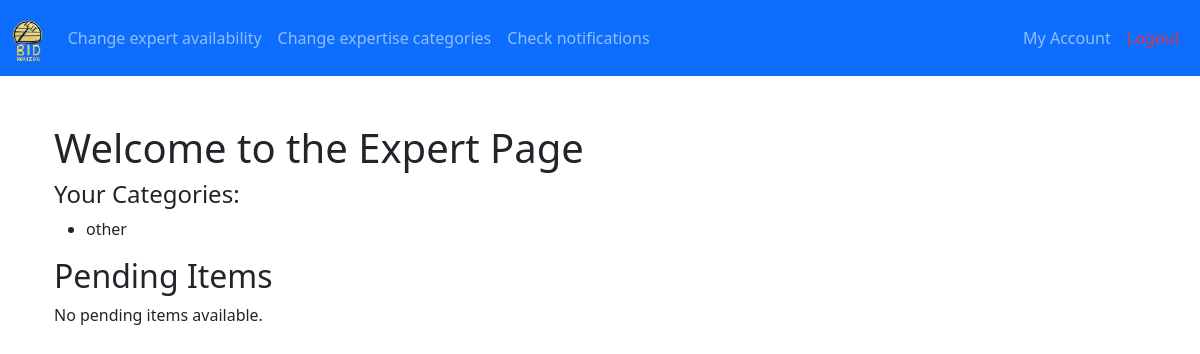
Before: /expert (signed in) with the older database file.
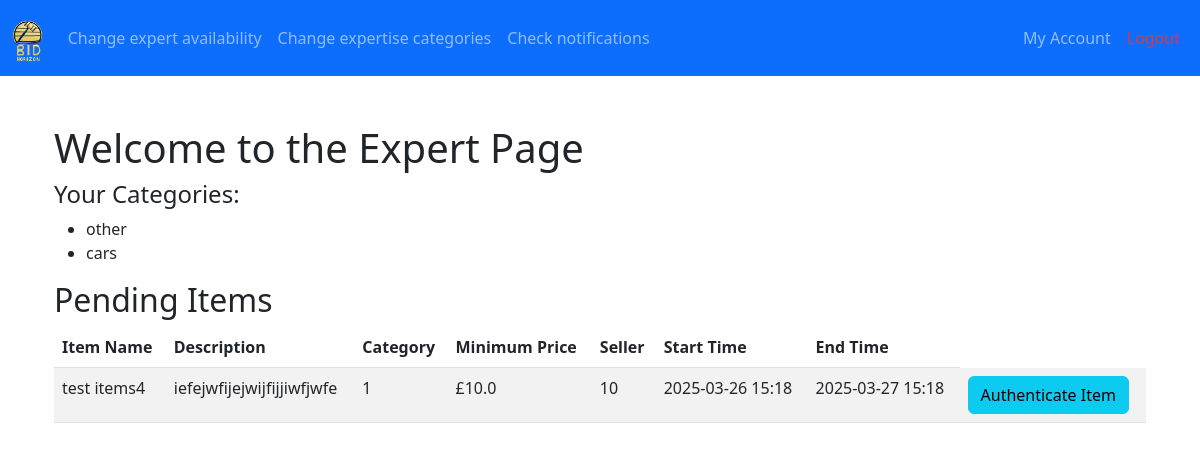
After: the same page with the newer database file.
### app/models.py (models this page shows, shortened)
class ExpertCategory(db.Model):
    __tablename__ = 'expert_categories'
    id = db.Column(db.Integer, primary_key=True)
    user_id = db.Column(db.Integer, db.ForeignKey('users.id'), nullable=False)
    category = db.Column(db.String(64), nullable=False)
    expertise_description = db.Column(db.Text)
    created_at = db.Column(db.DateTime, default=datetime.utcnow)

class Item(db.Model):
    __tablename__ = 'items'
    id = db.Column(db.Integer, primary_key=True)
    name = db.Column(db.String(128), nullable=False)
    description = db.Column(db.Text)
    category_id = db.Column(db.Integer, db.ForeignKey('categories.id'))
    minimum_price = db.Column(db.Float, nullable=False)
    current_price = db.Column(db.Float, nullable=False)
    seller_id = db.Column(db.Integer, db.ForeignKey('users.id'), nullable=False)
    winner_id = db.Column(db.Integer, db.ForeignKey('users.id'))
    status = db.Column(db.Integer, default=ItemStatus.PENDING.value)
    start_time = db.Column(db.DateTime)
    end_time = db.Column(db.DateTime, nullable=False)
    created_at = db.Column(db.DateTime, default=datetime.utcnow)
    is_authenticated = db.Column(db.Boolean, default=False)
    bids = db.relationship('Bid', backref='item', lazy='dynamic', cascade="all, delete-orphan")
    images = db.relationship('ItemImage', backref='item', lazy=True, cascade="all, delete-orphan")
    authentication_request = db.relationship('AuthenticationRequest', backref='item', uselist=False, cascade="all, delete-orphan")
    notifications = db.relationship('Notification', back_populates='item', cascade="all, delete-orphan")

### app/views.py (the view)
@views.route('/expert', methods=['GET', 'POST'])
@login_required
def expert():
    if current_user.priority != UserPriority.EXPERT.value: # Ensure only experts can access page
        flash("Access denied.", "danger")
        return redirect(url_for('views.home'))
    from sqlalchemy import or_
    pending_items = Item.query.join(AuthenticationRequest).filter(
        AuthenticationRequest.expert_id == current_user.id,
        or_(
        AuthenticationRequest.status == AuthenticationStatus.PENDING.value,
        AuthenticationRequest.status == AuthenticationStatus.SECOND_OPINION.value
        )
    ).all()
    expert_categories = [category.category for category in current_user.expertise]
    return render_template('expert.html', items=pending_items, categories=expert_categories)

### app/__init__.py (called while the page is built)
def create_app():
    import os
    app = Flask(__name__,)
    env = os.getenv('FLASK_ENV', 'development')
    app.config.from_object(config_dict.get(env, 'development'))
    mail.init_app(app)
    Bootstrap(app)
    csrf = CSRFProtect(app)
    db.init_app(app)
    Migrate(app, db)
    login_manager = LoginManager(app)
    login_manager.init_app(app)
    @login_manager.user_loader
    def load_user(user_id):
        return models.User.query.get(int(user_id))
    from app import models
    from app.views import views  # Import blueprint
    app.register_blueprint(views, url_prefix='/')
    thread = threading.Thread(target=check_auctions, args=(app,), daemon=True)
    thread.start()
    return app

### app/templates/expert.html
{% extends "expert_base.html" %}
{% block content %}
<div class="container mt-5">
    <h1>Welcome to the Expert Page</h1>
    <h4>Your Categories:</h4>
    {% if categories %}
        <ul>
            {% for category in categories %}
                <li>{{ category }}</li>
            {% endfor %}
        </ul>
    {% else %}
        <p>You have not selected any categories yet.</p>
    {% endif %}
    <h2>Pending Items</h2>
    {% if items %}
        <table class="table table-striped">
            <thead>
                <tr>
                    <th>Item Name</th>
                    <th>Description</th>
                    <th>Category</th>
                    <th>Minimum Price</th>
                    <th>Seller</th>
                    <th>Start Time</th>
                    <th>End Time</th>
                </tr>
            </thead>
            <tbody>
                {% for item in items %}
                <tr>
                    <td>{{ item.name }}</td>
                    <td>{{ item.description }}</td>
                    <td>{{ item.category_id }}</td>
                    <td>£{{ item.minimum_price }}</td>
                    <td>{{ item.seller_id }}</td>
                    <td>{{ item.start_time.strftime('%Y-%m-%d %H:%M') }}</td>
                    <td>{{ item.end_time.strftime('%Y-%m-%d %H:%M') }}</td>
                    <td>
                        <a href="{{ url_for('views.authenticate_item', item_id=item.id) }}" class="btn btn-info">Authenticate Item</a>
                    </td>
                </tr>
                {% endfor %}
            </tbody>
        </table>
    {% else %}
        <p>No pending items available.</p>
    {% endif %}
</div>
{% endblock %}

Changed rows visible on the page:
added ExpertCategory: category "cars"
added Item: name "test items4", description "iefejwfijejwijfijjiwfjwfe", category_id "1", minimum_price "10.0", seller_id "10", start_time "2025-03-26 15:18", end_time "2025-03-27 15:18"
Other visible differences:
text no longer shown: "No pending items available."
text now shown: "Item Name Description Category Minimum Price Seller Start Time End Time"
